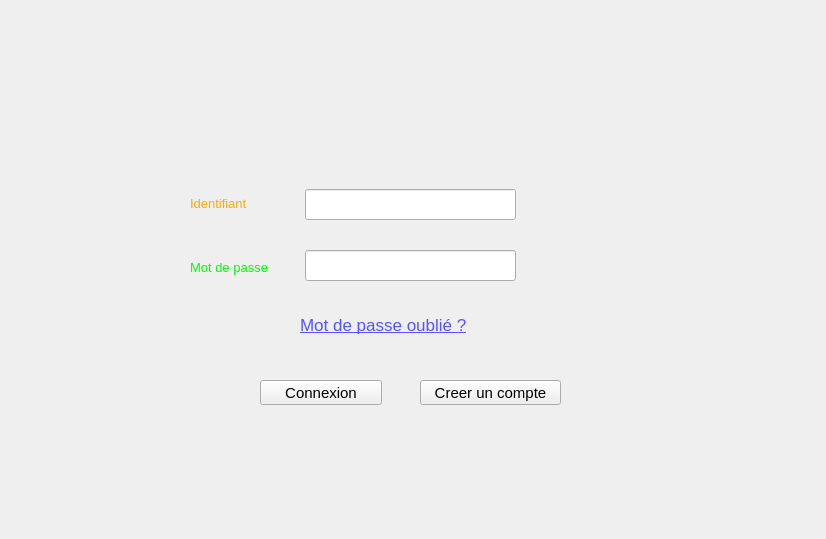
<?xml version="1.0" encoding="UTF-8"?>
<ui version="4.0">
 <class>cnx</class>
 <widget class="QDialog" name="cnx">
  <property name="geometry">
   <rect>
    <x>0</x>
    <y>0</y>
    <width>826</width>
    <height>539</height>
   </rect>
  </property>
  <property name="windowTitle">
   <string>Dialog</string>
  </property>
  <widget class="QPushButton" name="pushButton_2">
   <property name="geometry">
    <rect>
     <x>260</x>
     <y>380</y>
     <width>122</width>
     <height>25</height>
    </rect>
   </property>
   <property name="font">
    <font>
     <pointsize>11</pointsize>
    </font>
   </property>
   <property name="styleSheet">
    <string notr="true">background-color: qconicalgradient(cx:0.5, cy:0.5, angle:0, stop:0 rgba(35, 40, 3, 255), stop:0.16 rgba(136, 106, 22, 255), stop:0.225 rgba(166, 140, 41, 255), stop:0.285 rgba(204, 181, 74, 255), stop:0.345 rgba(235, 219, 102, 255), stop:0.415 rgba(245, 236, 112, 255), stop:0.52 rgba(209, 190, 76, 255), stop:0.57 rgba(187, 156, 51, 255), stop:0.635 rgba(168, 142, 42, 255), stop:0.695 rgba(202, 174, 68, 255), stop:0.75 rgba(218, 202, 86, 255), stop:0.815 rgba(208, 187, 73, 255), stop:0.88 rgba(187, 156, 51, 255), stop:0.935 rgba(137, 108, 26, 255), stop:1 rgba(35, 40, 3, 255));</string>
   </property>
   <property name="text">
    <string>Connexion</string>
   </property>
   <property name="checkable">
    <bool>false</bool>
   </property>
   <property name="checked">
    <bool>false</bool>
   </property>
   <property name="autoDefault">
    <bool>false</bool>
   </property>
   <property name="default">
    <bool>false</bool>
   </property>
   <property name="flat">
    <bool>false</bool>
   </property>
  </widget>
  <widget class="QLabel" name="labes_logo">
   <property name="geometry">
    <rect>
     <x>350</x>
     <y>40</y>
     <width>120</width>
     <height>120</height>
    </rect>
   </property>
   <property name="text">
    <string/>
   </property>
  </widget>
  <widget class="QLineEdit" name="lineEdit_id">
   <property name="geometry">
    <rect>
     <x>305</x>
     <y>189</y>
     <width>211</width>
     <height>31</height>
    </rect>
   </property>
   <property name="font">
    <font>
     <pointsize>11</pointsize>
    </font>
   </property>
   <property name="toolTip">
    <string>&lt;html&gt;&lt;head/&gt;&lt;body&gt;&lt;p&gt;Identifiant&lt;/p&gt;&lt;/body&gt;&lt;/html&gt;</string>
   </property>
   <property name="accessibleName">
    <string/>
   </property>
   <property name="layoutDirection">
    <enum>Qt::LeftToRight</enum>
   </property>
   <property name="inputMethodHints">
    <set>Qt::ImhNone</set>
   </property>
   <property name="inputMask">
    <string/>
   </property>
   <property name="text">
    <string/>
   </property>
   <property name="echoMode">
    <enum>QLineEdit::Normal</enum>
   </property>
   <property name="alignment">
    <set>Qt::AlignCenter</set>
   </property>
   <property name="dragEnabled">
    <bool>true</bool>
   </property>
   <property name="readOnly">
    <bool>false</bool>
   </property>
   <property name="clearButtonEnabled">
    <bool>false</bool>
   </property>
  </widget>
  <widget class="QLabel" name="Identifiant_2">
   <property name="geometry">
    <rect>
     <x>190</x>
     <y>257</y>
     <width>111</width>
     <height>20</height>
    </rect>
   </property>
   <property name="font">
    <font>
     <pointsize>10</pointsize>
    </font>
   </property>
   <property name="styleSheet">
    <string notr="true">color: rgb(0, 255, 0);</string>
   </property>
   <property name="text">
    <string>Mot de passe</string>
   </property>
  </widget>
  <widget class="QLabel" name="Identifiant">
   <property name="geometry">
    <rect>
     <x>190</x>
     <y>193</y>
     <width>101</width>
     <height>20</height>
    </rect>
   </property>
   <property name="font">
    <font>
     <pointsize>10</pointsize>
    </font>
   </property>
   <property name="styleSheet">
    <string notr="true">color: rgb(255, 255, 255);
color: rgb(0, 255, 0);
color: rgb(0, 255, 0);
color: rgb(255, 170, 0);</string>
   </property>
   <property name="text">
    <string>Identifiant</string>
   </property>
  </widget>
  <widget class="QLineEdit" name="lineEdit_mdp">
   <property name="geometry">
    <rect>
     <x>305</x>
     <y>250</y>
     <width>211</width>
     <height>31</height>
    </rect>
   </property>
   <property name="font">
    <font>
     <pointsize>11</pointsize>
    </font>
   </property>
   <property name="toolTip">
    <string>&lt;html&gt;&lt;head/&gt;&lt;body&gt;&lt;p&gt;Mot de passe&lt;/p&gt;&lt;/body&gt;&lt;/html&gt;</string>
   </property>
   <property name="echoMode">
    <enum>QLineEdit::Password</enum>
   </property>
   <property name="alignment">
    <set>Qt::AlignCenter</set>
   </property>
  </widget>
  <widget class="QLabel" name="label_mdpoublie">
   <property name="geometry">
    <rect>
     <x>300</x>
     <y>310</y>
     <width>221</width>
     <height>31</height>
    </rect>
   </property>
   <property name="font">
    <font>
     <family>MS Shell Dlg 2</family>
     <pointsize>13</pointsize>
     <weight>50</weight>
     <bold>false</bold>
     <underline>true</underline>
     <strikeout>false</strikeout>
    </font>
   </property>
   <property name="cursor">
    <cursorShape>PointingHandCursor</cursorShape>
   </property>
   <property name="text">
    <string>&lt;html&gt;&lt;head/&gt;&lt;body&gt;&lt;p&gt;&lt;span style=&quot; color:#5555ff;&quot;&gt;Mot de passe oublié ?&lt;/span&gt;&lt;/p&gt;&lt;/body&gt;&lt;/html&gt;</string>
   </property>
   <property name="textInteractionFlags">
    <set>Qt::LinksAccessibleByMouse</set>
   </property>
  </widget>
  <widget class="QPushButton" name="pushButton">
   <property name="geometry">
    <rect>
     <x>420</x>
     <y>380</y>
     <width>141</width>
     <height>25</height>
    </rect>
   </property>
   <property name="font">
    <font>
     <pointsize>11</pointsize>
    </font>
   </property>
   <property name="styleSheet">
    <string notr="true">background-color: qconicalgradient(cx:0.5, cy:0.5, angle:0, stop:0 rgba(35, 40, 3, 255), stop:0.16 rgba(136, 106, 22, 255), stop:0.225 rgba(166, 140, 41, 255), stop:0.285 rgba(204, 181, 74, 255), stop:0.345 rgba(235, 219, 102, 255), stop:0.415 rgba(245, 236, 112, 255), stop:0.52 rgba(209, 190, 76, 255), stop:0.57 rgba(187, 156, 51, 255), stop:0.635 rgba(168, 142, 42, 255), stop:0.695 rgba(202, 174, 68, 255), stop:0.75 rgba(218, 202, 86, 255), stop:0.815 rgba(208, 187, 73, 255), stop:0.88 rgba(187, 156, 51, 255), stop:0.935 rgba(137, 108, 26, 255), stop:1 rgba(35, 40, 3, 255));</string>
   </property>
   <property name="text">
    <string>Creer un compte</string>
   </property>
   <property name="checkable">
    <bool>false</bool>
   </property>
   <property name="checked">
    <bool>false</bool>
   </property>
   <property name="autoDefault">
    <bool>false</bool>
   </property>
   <property name="default">
    <bool>false</bool>
   </property>
   <property name="flat">
    <bool>false</bool>
   </property>
  </widget>
  <widget class="QLabel" name="label">
   <property name="geometry">
    <rect>
     <x>0</x>
     <y>0</y>
     <width>831</width>
     <height>521</height>
    </rect>
   </property>
   <property name="styleSheet">
    <string notr="true">background-color: qlineargradient(spread:pad, x1:0, y1:0, x2:1, y2:0, stop:0 rgba(245, 224, 176, 255), stop:0.09 rgba(246, 189, 237, 255), stop:0.14 rgba(194, 207, 246, 255), stop:0.19 rgba(184, 160, 168, 255), stop:0.25 rgba(171, 186, 248, 255), stop:0.32 rgba(243, 248, 224, 255), stop:0.385 rgba(249, 162, 183, 255), stop:0.47 rgba(100, 115, 124, 255), stop:0.58 rgba(251, 205, 202, 255), stop:0.65 rgba(170, 128, 185, 255), stop:0.75 rgba(252, 222, 204, 255), stop:0.805 rgba(206, 122, 218, 255), stop:0.86 rgba(254, 223, 175, 255), stop:0.91 rgba(254, 236, 244, 255), stop:1 rgba(255, 191, 221, 255));</string>
   </property>
   <property name="text">
    <string/>
   </property>
   <property name="pixmap">
    <pixmap>../CARTE.jfif</pixmap>
   </property>
  </widget>
  <zorder>label</zorder>
  <zorder>pushButton_2</zorder>
  <zorder>labes_logo</zorder>
  <zorder>lineEdit_id</zorder>
  <zorder>Identifiant_2</zorder>
  <zorder>Identifiant</zorder>
  <zorder>lineEdit_mdp</zorder>
  <zorder>label_mdpoublie</zorder>
  <zorder>pushButton</zorder>
 </widget>
 <resources/>
 <connections/>
</ui>
